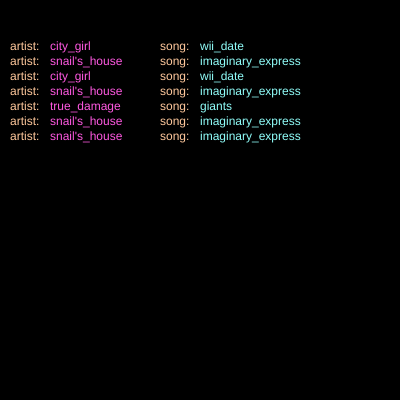
Frame 1 (no input)
Frame 60 (no input): identical to frame 1, image omitted
Frame 120 (the mouse pressed at the canvas centre since frame 60): identical to frame 1, image omitted

The p5.js sketch that drew this single still picture (run headless with seeded random() and noise() and a simulated clock; from frame 60 on, the mouse is pressed at the canvas centre):

// p5.js sketch
// ── sketch.js
//artists and songs
let songs = [{
  name: "porter",
  song: "shelter"
}, {
  name: "snail's_house",
  song: "imaginary_express"
}, {
  name: "daft_punk",
  song: "instant_crush"
}, {
  name: "city_girl",
  song: "wii_date"
}, {
  name: "true_damage",
  song: "giants"
}]

function setup() {
  /* colors
  orange - 255, 200, 156
  pink - 255, 89, 225
  blue - 145, 255, 251
  */
  
  createCanvas(400, 400);
  background(0);

  for(let i=0; i<7; i++){
    let rando;
    rando = int(random(5));
    console.log("artist is " + songs[rando].name, ", song name is " + songs[rando].song);
    fill(255, 200, 156);
    text("artist: ", 10, 50+i*15);
    text("song: ", 160, 50+i*15);
    fill(255, 89, 225);
    text(songs[rando].name, 50, 50+i*15);
    fill(145, 255, 251);
    text(songs[rando].song, 200, 50+i*15);
  }
}

function draw() {

}
